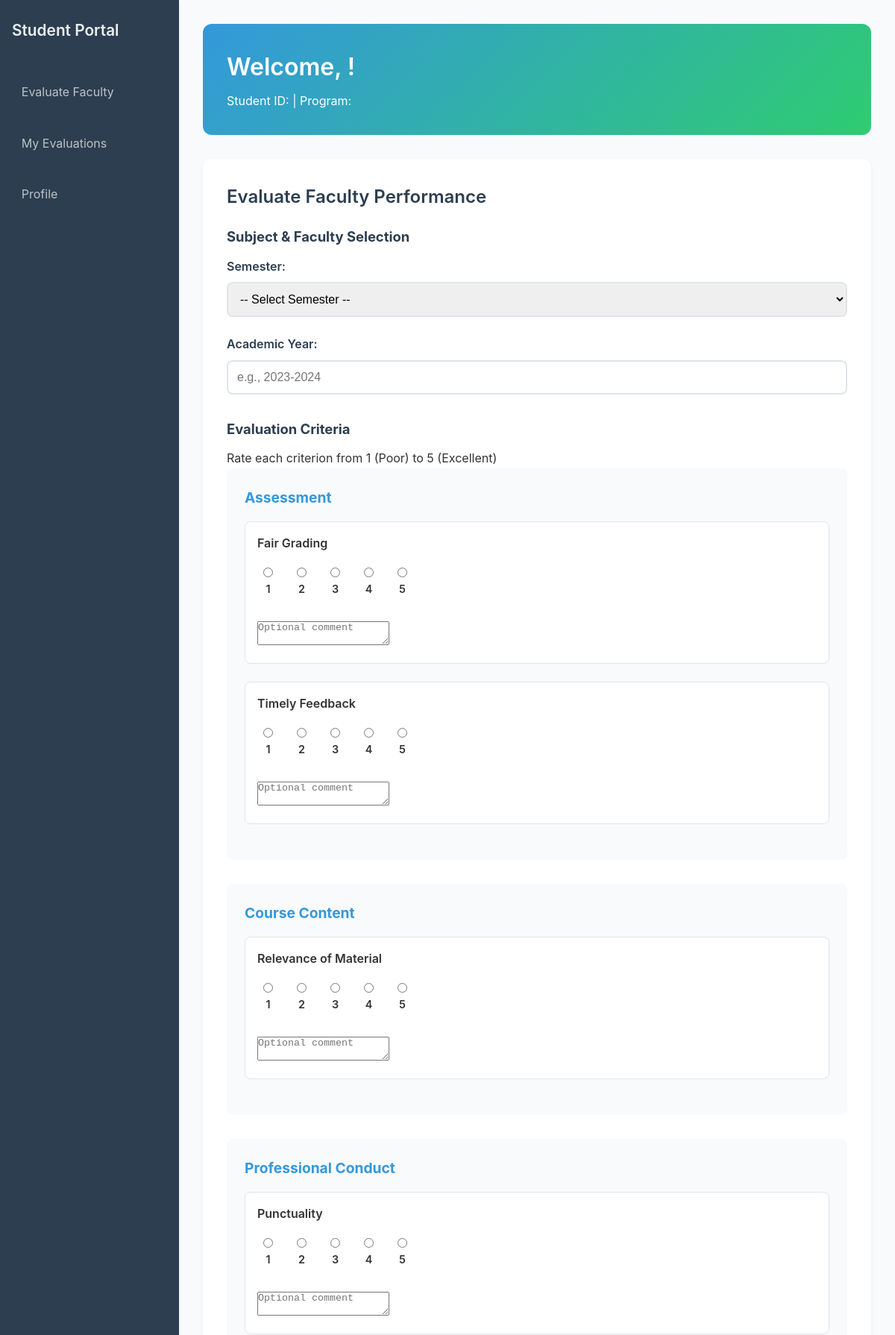
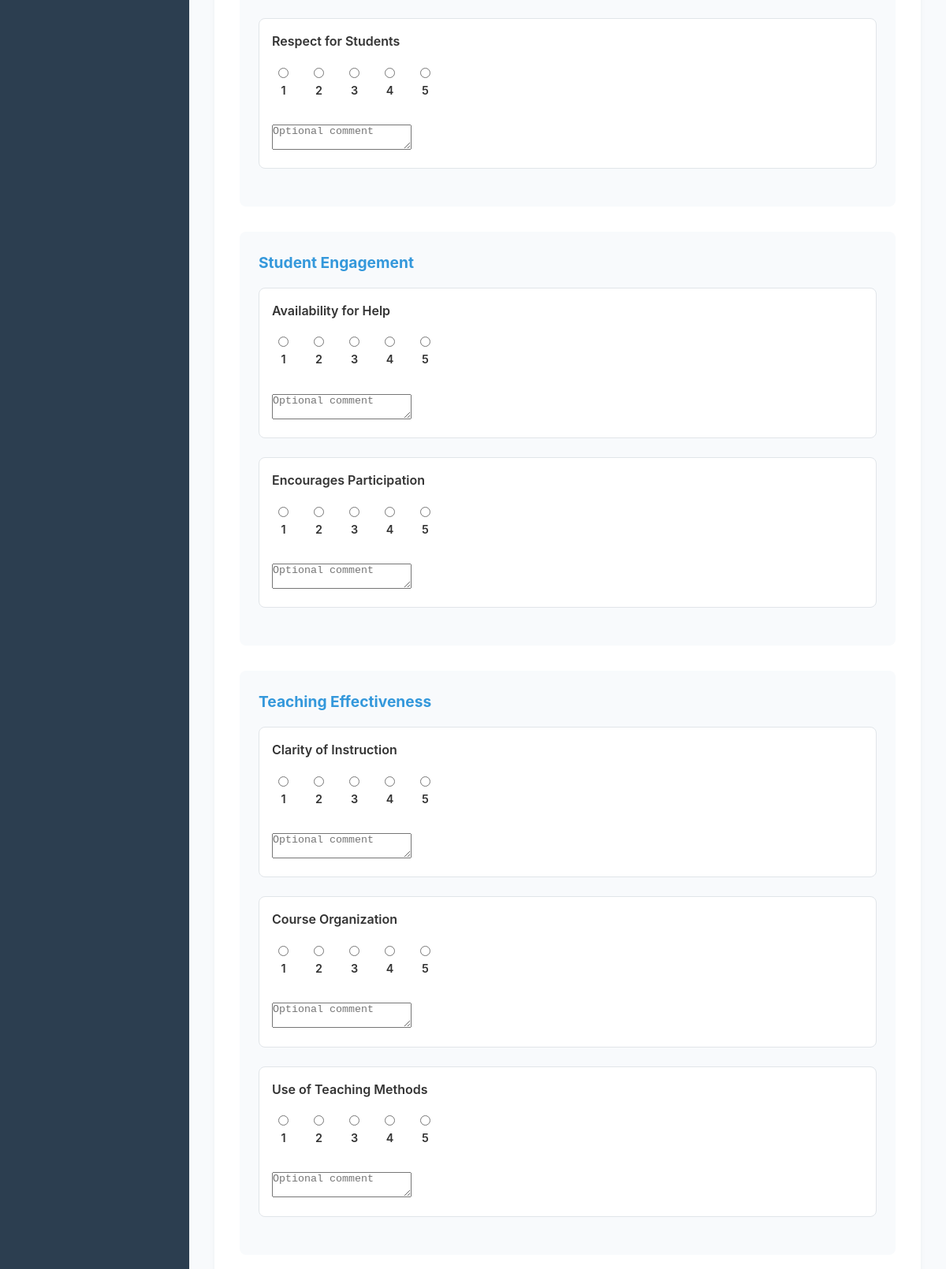
The page /student/student.php (signed in, upper part) on the database its author committed (2 pictures, top to bottom).
### tables this page shows
CREATE TABLE evaluation_criteria (
    id INT AUTO_INCREMENT PRIMARY KEY,
    category VARCHAR(100) NOT NULL,
    criterion VARCHAR(255) NOT NULL,
    description TEXT,
    weight DECIMAL(3,2) DEFAULT 1.00,
    is_active BOOLEAN DEFAULT TRUE,
    created_at TIMESTAMP DEFAULT CURRENT_TIMESTAMP
);

### student/student.php (the view, shortened to what this page needs)
<?php
require_once '../config.php';
$stmt = $pdo->prepare("SELECT s.*, u.full_name, u.department FROM students s
                       JOIN users u ON s.user_id = u.id
                       WHERE s.id = ?");
$stmt->execute([$_SESSION['student_id']]);
$student = $stmt->fetch();
try {
    $pdo->exec("CREATE TABLE IF NOT EXISTS student_faculty_subjects (
        id INT AUTO_INCREMENT PRIMARY KEY,
        student_user_id INT NOT NULL,
        faculty_user_id INT NOT NULL,
        subject_code VARCHAR(50) DEFAULT NULL,
        subject_name VARCHAR(255) NOT NULL,
        created_at TIMESTAMP DEFAULT CURRENT_TIMESTAMP,
        UNIQUE KEY uniq_assignment (student_user_id, faculty_user_id, subject_code, subject_name),
        INDEX idx_student (student_user_id),
        INDEX idx_faculty (faculty_user_id)
    ) ENGINE=InnoDB DEFAULT CHARSET=utf8mb4;");
} catch (PDOException $e) {
    $enrollments = [];
}
$stmt = $pdo->prepare("SELECT * FROM evaluation_criteria WHERE is_active = 1 ORDER BY category, criterion");
$stmt->execute();
$criteria = $stmt->fetchAll();
$grouped_criteria = [];
foreach ($criteria as $criterion) {
    $grouped_criteria[$criterion['category']][] = $criterion;
}
?>
<!DOCTYPE html>
<html lang="en">
<head>
    <link rel="stylesheet" href="../styles.css">
    <link rel="stylesheet" href="student.css">
</head>
<body>
    <div class="dashboard">
        <div class="sidebar">
            <h2>Student Portal</h2>
            <a href="#" onclick="showSection('evaluate')">Evaluate Faculty</a>
            <a href="#" onclick="showSection('history')">My Evaluations</a>
            <a href="#" onclick="showSection('profile')">Profile</a>
        </div>
        <div class="main-content">
            <div class="welcome-header">
                <h1>Welcome, <?php echo htmlspecialchars($student['full_name']); ?>!</h1>
                <p>Student ID: <?php echo htmlspecialchars($student['student_id']); ?> | Program: <?php echo htmlspecialchars($student['program']); ?></p>
            </div>
            <div id="evaluate-section" class="content-section">
                <h2>Evaluate Faculty Performance</h2>
                <div class="evaluation-form-container">
                    <form id="evaluation-form">
                        <h3 class="section-title">Subject & Faculty Selection</h3>
                        <div class="form-group">
                            <label for="semester">Semester:</label>
                            <select id="semester" name="semester" required>
                                <option value="">-- Select Semester --</option>
                            </select>
                        </div>
                        <div class="form-group">
                            <label for="academic_year">Academic Year:</label>
                            <input type="text" id="academic_year" name="academic_year" placeholder="e.g., 2023-2024" required>
                        </div>
                        <div class="evaluation-criteria">
                            <h3 class="section-title">Evaluation Criteria</h3>
                            <p>Rate each criterion from 1 (Poor) to 5 (Excellent)</p>
                            <?php foreach ($grouped_criteria as $category => $category_criteria): ?>
                                <div class="criteria-category">
                                    <h4><?php echo htmlspecialchars($category); ?></h4>
                                    <?php foreach ($category_criteria as $criterion): ?>
                                        <div class="criterion-item">
                                            <label><?php echo htmlspecialchars($criterion['criterion']); ?></label>
                                            <div class="rating-scale">
                                                <?php for ($i = 1; $i <= 5; $i++): ?>
                                                    <label class="rating-option">
                                                        <input type="radio" name="rating_<?php echo $criterion['id']; ?>" value="<?php echo $i; ?>" required>
                                                        <span><?php echo $i; ?></span>
                                                    </label>
                                                <?php endfor; ?>
                                            </div>
                                            <textarea name="comment_<?php echo $criterion['id']; ?>" placeholder="Optional comment" rows="2"></textarea>
                                        </div>
                                    <?php endforeach; ?>
                                </div>
                            <?php endforeach; ?>
                        </div>
                    </form>
                </div>
            </div>
        </div>
    </div>
</body>
</html>

### styles.css (style rules this page uses)
:root { --primary-color: #3498db; --primary-dark: #2980b9; --secondary-color: #2ecc71; --secondary-dark: #27ae60; --danger-color: #e74c3c; --danger-dark: #c0392b; --warning-color: #f39c12; --warning-dark: #e67e22; --light-color: #ecf0f1; --dark-color: #2c3e50; --gray-color: #95a5a6; --light-gray: #bdc3c7; --bg-color: #f8fafc; --card-shadow: 0 4px 6px rgba(0, 0, 0, 0.05); --card-shadow-hover: 0 10px 15px rgba(0, 0, 0, 0.1); --transition: all 0.3s cubic-bezier(0.25, 0.8, 0.25, 1); }
* { margin: 0; padding: 0; box-sizing: border-box; }
body { font-family: 'Inter', sans-serif; background-color: var(--bg-color); color: #333; line-height: 1.6; }
h1, h2 { color: var(--dark-color); margin-bottom: 1rem; font-weight: 600; }
.form-group { margin-bottom: 1.5rem; }
.dashboard { display: flex; min-height: 100vh; }
.sidebar { width: 240px; background-color: var(--dark-color); color: white; display: flex; flex-direction: column; padding: 1.5rem 1rem; box-shadow: var(--card-shadow); transition: var(--transition); z-index: 1000; }
.sidebar h2 { margin-bottom: 2rem; font-size: 1.3rem; color: var(--light-color); }
.sidebar a { color: var(--light-gray); text-decoration: none; margin: 0.75rem 0; display: block; padding: 0.6rem 0.8rem; border-radius: 8px; transition: var(--transition); }
.main-content { flex: 1; padding: 2rem; background: var(--bg-color); transition: var(--transition); }

### student/student.css (style rules this page uses)
.content-section { background: white; padding: 2rem; border-radius: 12px; box-shadow: var(--card-shadow); margin-bottom: 2rem; }
.welcome-header { background: linear-gradient(135deg, var(--primary-color), var(--secondary-color)); color: white; padding: 2rem; border-radius: 12px; margin-bottom: 2rem; }
.welcome-header h1 { color: white; margin-bottom: 0.5rem; }
.evaluation-form-container { max-width: 840px; margin: 0 auto; }
.form-group { margin-bottom: 1.5rem; }
.form-group label { display: block; margin-bottom: 0.5rem; font-weight: 600; color: var(--dark-color); }
.form-group input, .form-group select, .form-group textarea { width: 100%; padding: 0.75rem; border: 2px solid #e1e5e9; border-radius: 8px; font-size: 1rem; transition: var(--transition); }
.evaluation-criteria { margin: 2rem 0; }
.section-title { margin: 1.25rem 0 0.75rem; font-size: 1.15rem; font-weight: 700; color: var(--dark-color); }
.criteria-category { margin-bottom: 2rem; padding: 1.5rem; background: var(--bg-color); border-radius: 8px; }
.criteria-category h4 { color: var(--primary-color); margin-bottom: 1rem; font-size: 1.2rem; }
.criterion-item { margin-bottom: 1.5rem; padding: 1rem; background: white; border-radius: 8px; border: 1px solid #e1e5e9; }
.criterion-item label { font-weight: 600; margin-bottom: 0.75rem; }
.rating-scale { display: flex; gap: 1rem; margin: 0.75rem 0; align-items: center; }
.rating-option { display: flex; flex-direction: column; align-items: center; cursor: pointer; padding: 0.5rem; border-radius: 8px; transition: var(--transition); }
.rating-option input[type="radio"] { width: auto; margin-bottom: 0.25rem; }
.rating-option span { font-size: 0.9rem; font-weight: 600; }

### rows shown on the page
evaluation_criteria: criterion "Fair Grading", id "Optional comment"
evaluation_criteria: criterion "Timely Feedback", id "Optional comment"
evaluation_criteria: criterion "Relevance of Material", id "Optional comment"
evaluation_criteria: criterion "Punctuality", id "Optional comment"
evaluation_criteria: criterion "Respect for Students", id "Optional comment"
evaluation_criteria: criterion "Availability for Help", id "Optional comment"
evaluation_criteria: criterion "Encourages Participation", id "Optional comment"
evaluation_criteria: criterion "Clarity of Instruction", id "Optional comment"
evaluation_criteria: criterion "Course Organization", id "Optional comment"
evaluation_criteria: criterion "Use of Teaching Methods", id "Optional comment"

### other values the page prints
$category "Assessment"
$category "Course Content"
$category "Professional Conduct"
$category "Student Engagement"
$category "Teaching Effectiveness"
